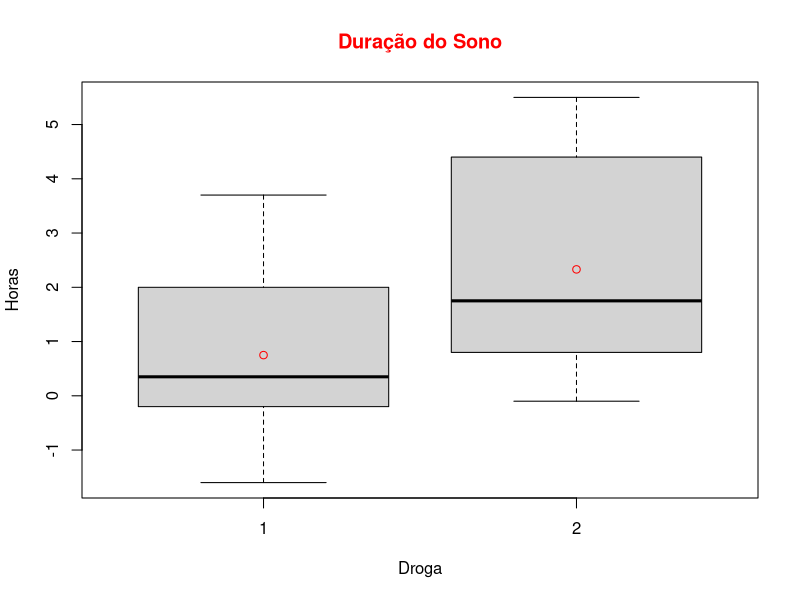
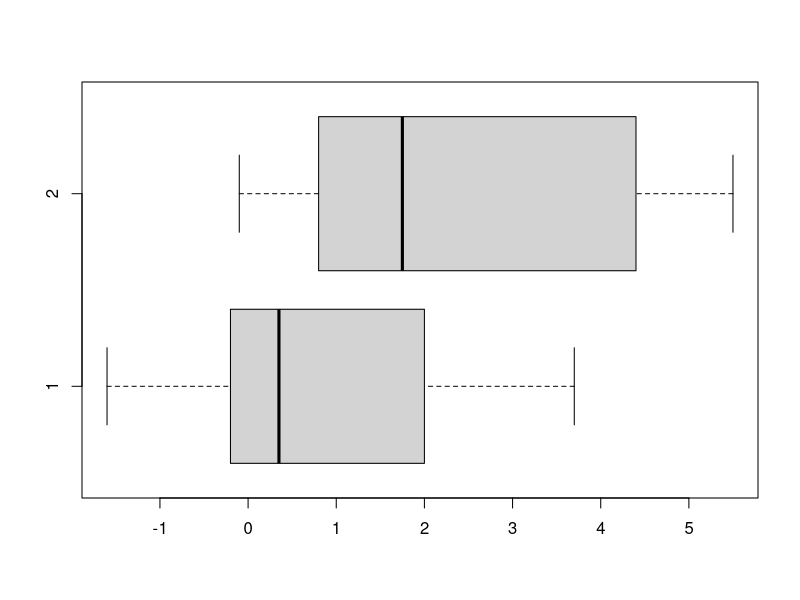
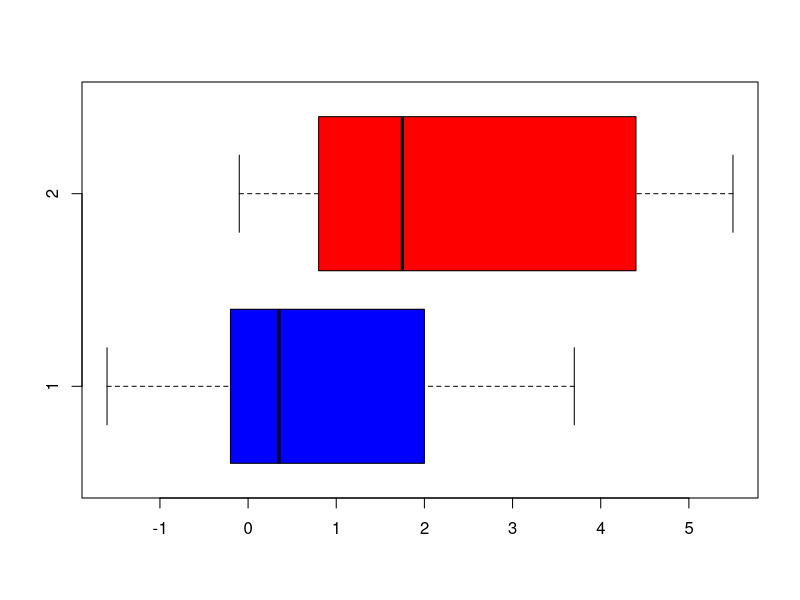

Write the R code that produced these figures, in order.
# Boxplots


?boxplot
?sleep

# Permite utilizar as colunas sem especificar o nome do dataset
attach(sleep)
View(sleep)

# Construção do boxplot
sleepboxplot = boxplot(data = sleep, extra ~ group,
                       main = "Duração do Sono",
                       col.main = "red", ylab = "Horas", xlab = "Droga")

# Cálculo da média
medias = by(extra, group, mean)

# Adiciona a média ao gráfico
points(medias, col = "red")


# Boxplot horizontal
horizontalboxplot = boxplot(data = sleep, extra ~ group,
                            ylab = "", xlab = "", horizontal = T)

horizontalboxplot = boxplot(data = sleep, extra ~ group,
                            ylab = "", xlab = "", horizontal = T,
                            col = c("blue", "red") )


